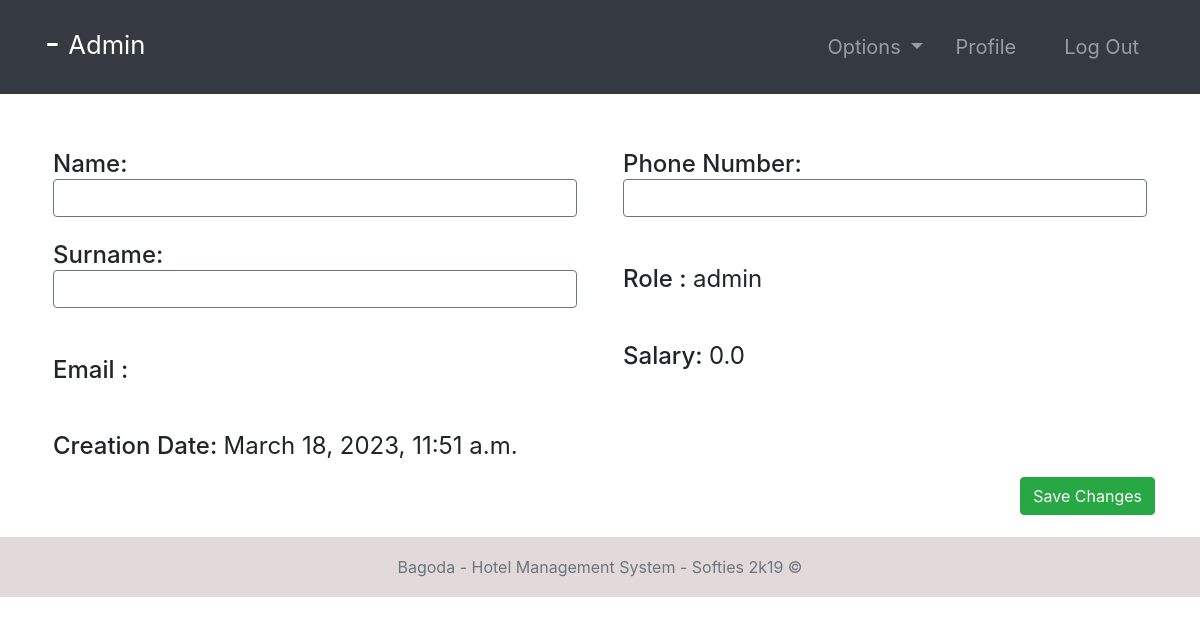
The app's page /employee-profile/1/ (signed in) with its own data.
### accounts/models.py (models this page shows, shortened)
class Employee(models.Model):
    user = models.OneToOneField(User, null=True, on_delete=models.CASCADE)
    phoneNumber = PhoneNumberField(unique=True)
    salary = models.FloatField()

### accounts/views.py (the view, shortened to what this page needs)
# urls.py: path('employee-profile/<str:pk>/', employee_details, name="employee-profile"),
@login_required(login_url='login')
def employee_details(request, pk):
    role = str(request.user.groups.all()[0])
    path = role + "/"
    tempUser = User.objects.get(id=pk)
    employee = Employee.objects.get(user=tempUser)
    tasks = Task.objects.filter(employee=employee)
    context = {
        "role": role,
        "employee": employee,
        "tasks": tasks
    }
    return render(request, path + "employee-profile.html", context)

### Templates/admin/employee-profile.html
{% extends '../index.html' %}
{% block context %}
{% include '../common_pages/employee-profile.html' %}
{% endblock %}

### Templates/incs/nav.html (shortened to what this page needs)
<nav class="navbar navbar-dark bg-dark navbar-expand-lg py-3 " role="navigation">
    <div class="container">
        <a href="" class="navbar-brand">
            <h2 class="text-capitalize">
                {{ request.user.first_name }} {{ request.user.last_name }} -
                {% if role != "receptionist" %}
                <small>
                    {{ role }}
                </small>
                {% else %}
                <small>
                    Agent
                </small>
                {% endif %}
            </h2>
        </a>
        <div class="collapse navbar-collapse" id="navbarTags">
            <ul class="navbar-nav ml-auto">
                <li class="nav-item dropdown p-2">
                    <a class="nav-link dropdown-toggle" href="#" id="navbarDropdown" role="button"
                        data-toggle="dropdown" aria-haspopup="true" aria-expanded="false">
                        Options
                    </a>
                </li>
                <li class="nav-item mr-3 p-2">
                    {% if role == 'staff' or role == 'receptionist' or role == 'admin' or role == 'manager' %}
                    <a href="{% url 'employee-profile' user.id %}" class="nav-link">Profile</a>
                    {% endif %}
                </li>
                <li class="nav-item p-2 ">
                    <a href="{% url 'logout' %}" class="nav-link">Log Out</a>
                </li>
            </ul>
        </div>
    </div>
</nav>

### Templates/common_pages/employee-profile.html (shortened to what this page needs)
<div class="container">
    <form action="" method="POST">
        <div class="row mt-5 clearfix">
            <div class="col-6">
                <div class="p-2 h4">
                    <span>Name:</span>
                    {% if employee.user.id != request.user.id %}
                    <span class="font-weight-normal">{{employee.user.first_name}} </span>
                    {% else %}
                    <input type="text" class="form-control border border-secondary" id="id_first_name"
                        value="{{employee.user.first_name}}" name="first_name">
                    {% endif %}
                </div>
                <div class="p-2 h4">
                    <span>Surname:</span>
                    {% if employee.user.id != request.user.id %}
                    <span class="font-weight-normal"> {{employee.user.last_name}}</span>
                    {% else %}
                    <input type="text" class="form-control border border-secondary" id="id_last_name"
                        value="{{employee.user.last_name}}" name="last_name">
                    {% endif %}
                </div>
                <br>
                <div class="p-2 h4">
                    <span>Email :</span>
                </div>
                <br>
                <div class="p-2 h4">
                    <span>Creation Date:</span>
                    <span class="font-weight-normal">{{employee.user.date_joined}}</span>
                </div>
            </div>
            <div class="col-6">
                <div class="p-2 h4">
                    <span>Phone Number: </span>
                    {% if employee.user.id != request.user.id %}
                    <span class="font-weight-normal">{{employee.phoneNumber}}</span>
                    {% else %}
                    <input type="text" class="form-control border border-secondary" id="id_phoneNumber"
                        value="{{employee.phoneNumber}}" name="phoneNumber">
                    {% endif %}
                </div>
                <br>
                {%  if role != "receptionist" %}
                <div class="p-2 h4">
                    <span>Role :</span>
                    <span class="font-weight-normal">{{employee.user.groups.first}}</span>
                </div>
                {% else %}
                <div class="p-2 h4">
                    <span>Role :</span>
                    <span class="font-weight-normal">Agent</span>
                </div>
                {% endif %}
                <br>
                {%  if role != "receptionist" %}
                <div class="p-2 h4">
                    <span>Salary: </span>
                    <span class="font-weight-normal">{{employee.salary}}</span>
                </div>
                {% else %}
                <div class="p-2 h4">
                    <span>Commision:</span>
                    <span class="font-weight-normal">1%</span>
                </div>
                {% endif %}
            </div>
        </div>
        {% if employee.user.id == request.user.id %}
        <button type="submit" name="submit" class="btn btn-success float-right">Save Changes</button>
        {% endif %}
        <br>
    </form>
    <br>
</div>

### static/css/main.css (style rules this page uses)
* { margin: 0; padding: 0; -webkit-font-smoothing: antialiased; }
.clearfix { overflow: auto; }
body { position: relative; }
nav .nav-item { font-size: 20px; }

### records on screen
Employee: user.date_joined "March 18, 2023, 11:51 a.m.", user.groups.first "admin", salary "0.0"

### other values on screen
{{ role }} "Admin"
